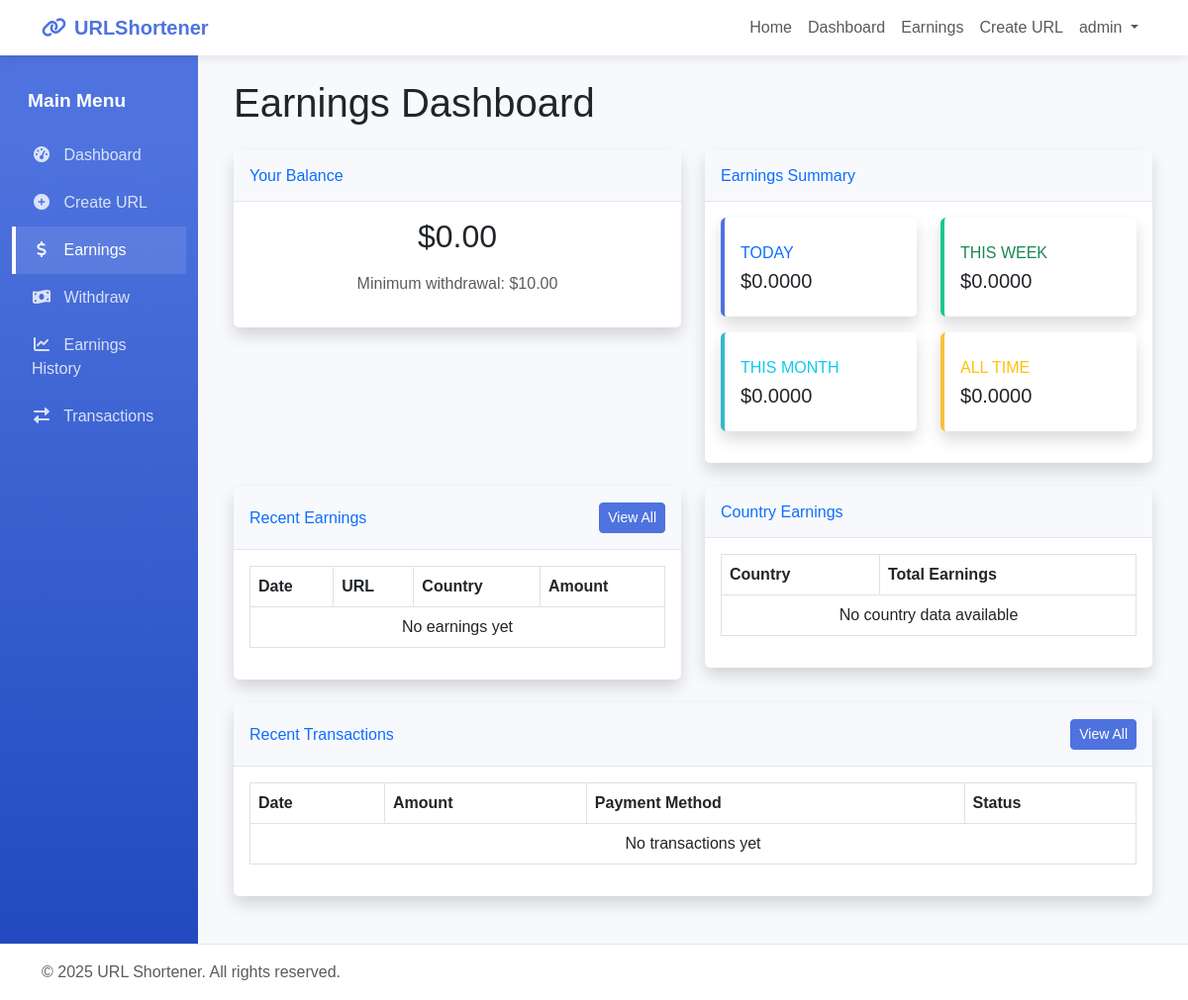
The page /payment/earnings/ (signed in) on the database as committed earlier.
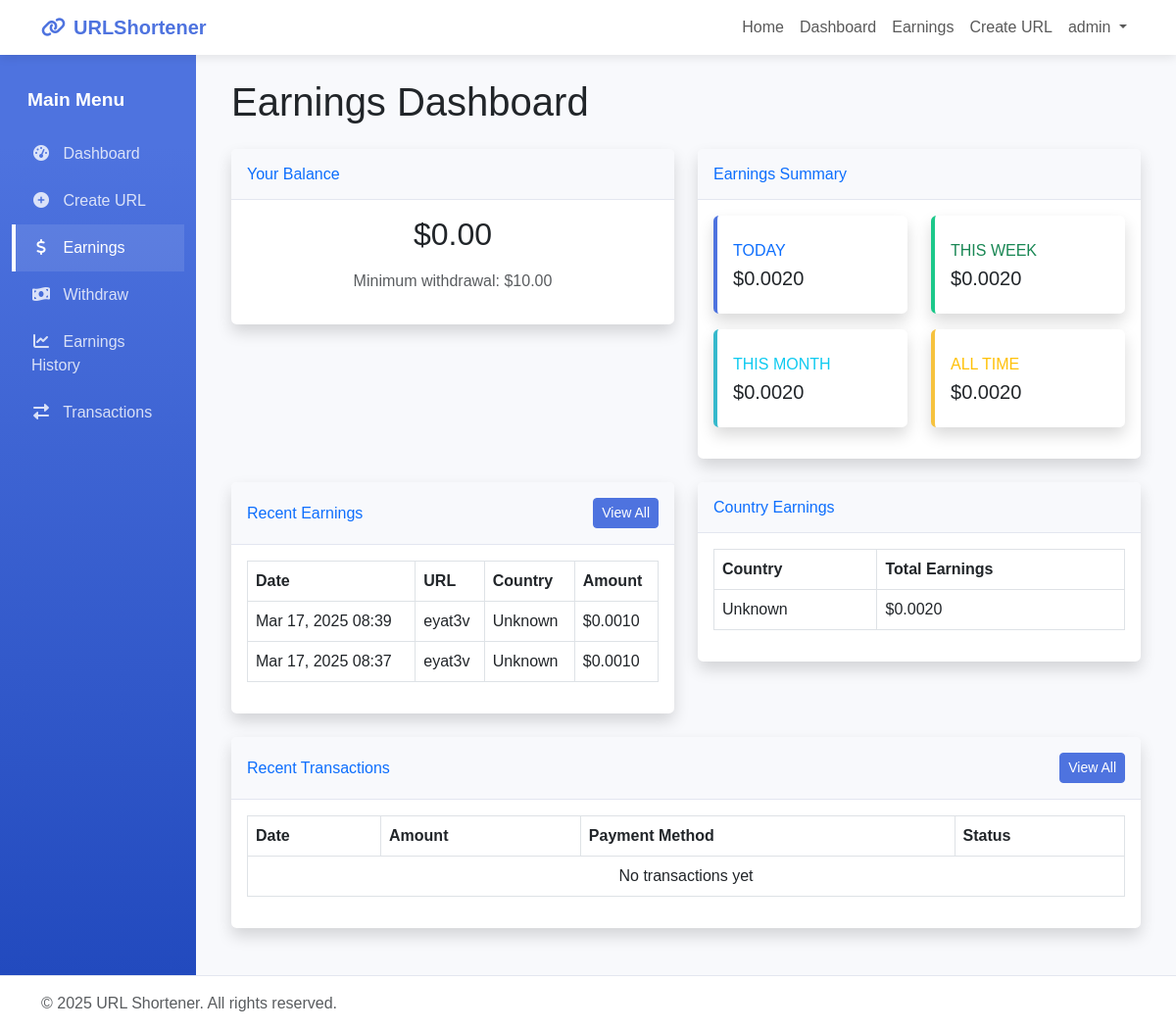
The same page on the database as committed later.
### payment/models.py (models this page shows, shortened)
class EarningRecord(models.Model):
    user = models.ForeignKey(User, on_delete=models.CASCADE, related_name='earnings')
    url = models.ForeignKey(Url, on_delete=models.CASCADE, related_name='earnings')
    click = models.OneToOneField(ClickData, on_delete=models.CASCADE, related_name='earning')
    amount = models.DecimalField(max_digits=6, decimal_places=4)
    country = models.CharField(max_length=100, null=True, blank=True)
    timestamp = models.DateTimeField(auto_now_add=True)
    class Meta:
        ordering = ['-timestamp']

### shortener/models.py (models this page shows, shortened)
class Url(models.Model):
    user = models.ForeignKey(User, on_delete=models.CASCADE)
    original_url = models.URLField(max_length=2000)
    short_code = models.CharField(max_length=10, unique=True)
    created_date = models.DateTimeField(auto_now_add=True)
    active = models.BooleanField(default=True)
    clicks = models.IntegerField(default=0)
    interstitial1_title = models.CharField(max_length=100, default="Please wait...")
    interstitial1_message = models.TextField(default="Your link is being processed. You'll be redirected shortly.")
    interstitial1_wait_time = models.IntegerField(default=5)  # seconds
    interstitial1_background = ColorField(default='#ffffff')
    interstitial1_text_color = ColorField(default='#000000')
    interstitial2_title = models.CharField(max_length=100, default="Almost there...")
    interstitial2_message = models.TextField(default="Just one more step before you reach your destination.")
    interstitial2_wait_time = models.IntegerField(default=5)  # seconds
    interstitial2_background = ColorField(default='#ffffff')
    interstitial2_text_color = ColorField(default='#000000')

### payment/views.py (the view)
# urls.py: path('earnings/', views.earnings_dashboard, name='earnings_dashboard'),
@login_required
def earnings_dashboard(request):
    balance, created = UserBalance.objects.get_or_create(user=request.user)
    today = timezone.now().date()
    today_earnings = EarningRecord.objects.filter(
        user=request.user,
        timestamp__date=today
    ).aggregate(total=Sum('amount'))['total'] or 0
    week_earnings = EarningRecord.objects.filter(
        user=request.user,
        timestamp__date__gte=today - timedelta(days=7)
    ).aggregate(total=Sum('amount'))['total'] or 0
    month_earnings = EarningRecord.objects.filter(
        user=request.user,
        timestamp__date__gte=today - timedelta(days=30)
    ).aggregate(total=Sum('amount'))['total'] or 0
    all_time_earnings = EarningRecord.objects.filter(
        user=request.user
    ).aggregate(total=Sum('amount'))['total'] or 0
    recent_transactions = PaymentTransaction.objects.filter(
        user=request.user
    ).order_by('-timestamp')[:10]
    recent_earnings = EarningRecord.objects.filter(
        user=request.user
    ).order_by('-timestamp')[:20]
    country_earnings = EarningRecord.objects.filter(
        user=request.user
    ).values('country').annotate(
        total=Sum('amount')
    ).order_by('-total')[:10]
    try:
        min_withdrawal = PaymentSetting.objects.first().min_withdrawal_amount
    except:
        min_withdrawal = Decimal('10.00')
    context = {
        'balance': balance,
        'today_earnings': today_earnings,
        'week_earnings': week_earnings,
        'month_earnings': month_earnings,
        'all_time_earnings': all_time_earnings,
        'recent_transactions': recent_transactions,
        'recent_earnings': recent_earnings,
        'country_earnings': country_earnings,
        'min_withdrawal': min_withdrawal,
    }
    return render(request, 'earnings_dashboard.html', context)

### payment/templates/earnings_dashboard.html (shortened to what the changed rows need)
{% extends 'basee.html' %}
{% block content %}
<div class="container py-4">
    <h1 class="mb-4">Earnings Dashboard</h1>
    <div class="row">
        <div class="col-lg-6">
            <div class="card shadow mb-4">
                <div class="card-body">
                    <h2 class="text-center mb-0">${{ balance.amount|floatformat:2 }}</h2>
                </div>
            </div>
        </div>
        <div class="col-lg-6">
            <div class="card shadow mb-4">
                <div class="card-body">
                    <div class="row">
                        <div class="col-md-6 mb-3">
                            <div class="card border-left-primary shadow h-100 py-2">
                                <div class="card-body">
                                    <div class="row no-gutters align-items-center">
                                        <div class="col mr-2">
                                            <div class="text-xs font-weight-bold text-primary text-uppercase mb-1">Today</div>
                                            <div class="h5 mb-0 font-weight-bold text-gray-800">${{ today_earnings|floatformat:4 }}</div>
                                        </div>
                                    </div>
                                </div>
                            </div>
                        </div>
                        <div class="col-md-6 mb-3">
                            <div class="card border-left-success shadow h-100 py-2">
                                <div class="card-body">
                                    <div class="row no-gutters align-items-center">
                                        <div class="col mr-2">
                                            <div class="text-xs font-weight-bold text-success text-uppercase mb-1">This Week</div>
                                            <div class="h5 mb-0 font-weight-bold text-gray-800">${{ week_earnings|floatformat:4 }}</div>
                                        </div>
                                    </div>
                                </div>
                            </div>
                        </div>
                        <div class="col-md-6 mb-3">
                            <div class="card border-left-info shadow h-100 py-2">
                                <div class="card-body">
                                    <div class="row no-gutters align-items-center">
                                        <div class="col mr-2">
                                            <div class="text-xs font-weight-bold text-info text-uppercase mb-1">This Month</div>
                                            <div class="h5 mb-0 font-weight-bold text-gray-800">${{ month_earnings|floatformat:4 }}</div>
                                        </div>
                                    </div>
                                </div>
                            </div>
                        </div>
                        <div class="col-md-6 mb-3">
                            <div class="card border-left-warning shadow h-100 py-2">
                                <div class="card-body">
                                    <div class="row no-gutters align-items-center">
                                        <div class="col mr-2">
                                            <div class="text-xs font-weight-bold text-warning text-uppercase mb-1">All Time</div>
                                            <div class="h5 mb-0 font-weight-bold text-gray-800">${{ all_time_earnings|floatformat:4 }}</div>
                                        </div>
                                    </div>
                                </div>
                            </div>
                        </div>
                    </div>
                </div>
            </div>
        </div>
    </div>
    <div class="row">
        <div class="col-lg-6">
            <div class="card shadow mb-4">
                <div class="card-body">
                    <div class="table-responsive">
                        <table class="table table-bordered" width="100%" cellspacing="0">
                            <thead>
                                <tr>
                                    <th>Date</th>
                                    <th>URL</th>
                                    <th>Country</th>
                                    <th>Amount</th>
                                </tr>
                            </thead>
                            <tbody>
                                {% for earning in recent_earnings %}
                                <tr>
                                    <td>{{ earning.timestamp|date:"M d, Y H:i" }}</td>
                                    <td>{{ earning.url.short_code }}</td>
                                    <td>{{ earning.country|default:"Unknown" }}</td>
                                    <td>${{ earning.amount|floatformat:4 }}</td>
                                </tr>
                                {% empty %}
                                <tr>
                                    <td colspan="4" class="text-center">No earnings yet</td>
                                </tr>
                                {% endfor %}
                            </tbody>
                        </table>
                    </div>
                </div>
            </div>
        </div>
        <div class="col-lg-6">
            <div class="card shadow mb-4">
                <div class="card-body">
                    <div class="table-responsive">
                        <table class="table table-bordered" width="100%" cellspacing="0">
                            <thead>
                                <tr>
                                    <th>Country</th>
                                    <th>Total Earnings</th>
                                </tr>
                            </thead>
                            <tbody>
                                {% for country in country_earnings %}
                                <tr>
                                    <td>{{ country.country|default:"Unknown" }}</td>
                                    <td>${{ country.total|floatformat:4 }}</td>
                                </tr>
                                {% empty %}
                                <tr>
                                    <td colspan="2" class="text-center">No country data available</td>
                                </tr>
                                {% endfor %}
                            </tbody>
                        </table>
                    </div>
                </div>
            </div>
        </div>
    </div>
    <div class="row">
        <div class="col-12">
            <div class="card shadow mb-4">
                <div class="card-body">
                    <div class="table-responsive">
                        <table class="table table-bordered" width="100%" cellspacing="0">
                            <thead>
                                <tr>
                                    <th>Date</th>
                                    <th>Amount</th>
                                    <th>Payment Method</th>
                                    <th>Status</th>
                                </tr>
                            </thead>
                        </table>
                    </div>
                </div>
            </div>
        </div>
    </div>
</div>
{% endblock %}

Rows that differ between the two databases and show on the page:
added EarningRecord: timestamp "Mar 17, 2025 08:39", url.short_code "eyat3v", country "Unknown", amount "0.0010"
added EarningRecord: timestamp "Mar 17, 2025 08:37", url.short_code "eyat3v", country "Unknown", amount "0.0010"
Other text that changed with them:
{{ today_earnings|floatformat:4 }}: "0.0000" → "0.0020"
{{ week_earnings|floatformat:4 }}: "0.0000" → "0.0020"
{{ month_earnings|floatformat:4 }}: "0.0000" → "0.0020"
{{ all_time_earnings|floatformat:4 }}: "0.0000" → "0.0020"
new list line: "Unknown $ 0.0020"
text no longer shown: "No earnings yet No country data available"
